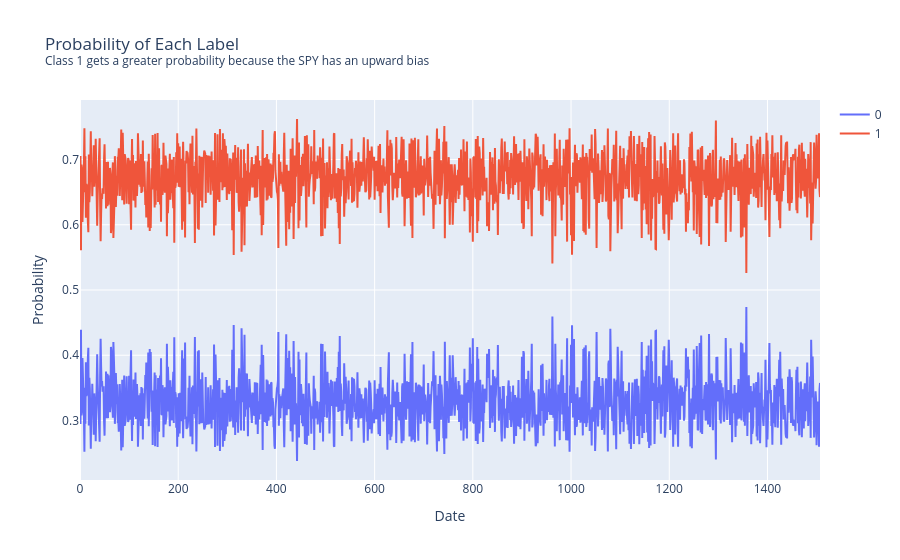

Notebook code cell kept with this figure:
### Markdown cell above
# Part 2: Test Model Accuracy Using Raw Factors
The next code block defines a method to train and test the model. The method below uses 75% of the data to train it and leaves 25% of the data for the out-of-sample test. Let's see how the model performs with just the raw factor values. The number that the method returns represents the percentage of samples in the out-of-sample dataset that the model predicted the correct label. The method also displays a line plot showing the probability that the model predicts for each possible label (0 or 1) for each sample in the tst set. The factors are random, but there are more labels of class 1 than class 0, so we should expect the model to give a greater probability to class 1 for each prediction and we should expect an accuracy slightly greater than 50%.

### Code cell
import lightgbm as lgb
from sklearn.model_selection import train_test_split
from sklearn.metrics import accuracy_score

def oos_accuracy(factors, label):
    X_train, X_test, y_train, y_test = train_test_split(
        factors, label, test_size=0.25, shuffle=False
    )
    model = lgb.train(
        {
            'seed' : 1234, 
            'verbose': -1, 
            'boosting_type': 'rf', 
            'feature_fraction': 0.8, 
            'objective': 'multiclass', 
            'num_class': 2, 
            'bagging_freq': 5, 
            'bagging_fraction': 0.8,
            'is_unbalanced': True
        }, 
        train_set=lgb.Dataset(
            data=X_train, label=y_train, free_raw_data=True
        ).construct()
    )
    predictions = model.predict(X_test)
    x = list(range(len(predictions)))
    go.Figure(
        [
            go.Scatter(x=x, y=predictions[:, 0], name=0),
            go.Scatter(x=x, y=predictions[:, 1], name=1)
        ],
        dict(
            title="Probability of Each Label<br><sup>Class 1 gets a greater "
                + "probability because the SPY has an upward bias</sup>", 
            xaxis_title="Date", yaxis_title="Probability"
        )
    ).show()
    y_hat = predictions.argmax(axis=1)
    print(f"Accuracy: {round(accuracy_score(y_hat, y_test), 4)}")

oos_accuracy(factors, label)

### Figure 1 — Plotly figure (JSON) as saved in the notebook; plotly's stock layout.template omitted (floating-point values rounded to 4 significant figures; data arrays with more than 128 entries replaced by an {"elided": "..."} marker saying what was removed)
{"data": [{"name": "0", "type": "scatter", "x": {"elided": "1508 int values"}, "y": {"elided": "1508 float values"}}, {"name": "1", "type": "scatter", "x": {"elided": "1508 int values"}, "y": {"elided": "1508 float values"}}], "layout": {"autosize": true, "title": {"text": "Probability of Each Label<br><sup>Class 1 gets a greater probability because the SPY has an upward bias</sup>"}, "xaxis": {"autorange": true, "range": [0, 1507], "title": {"text": "Date"}, "type": "linear"}, "yaxis": {"autorange": true, "range": [0.2088, 0.7912], "title": {"text": "Probability"}, "type": "linear"}}}
